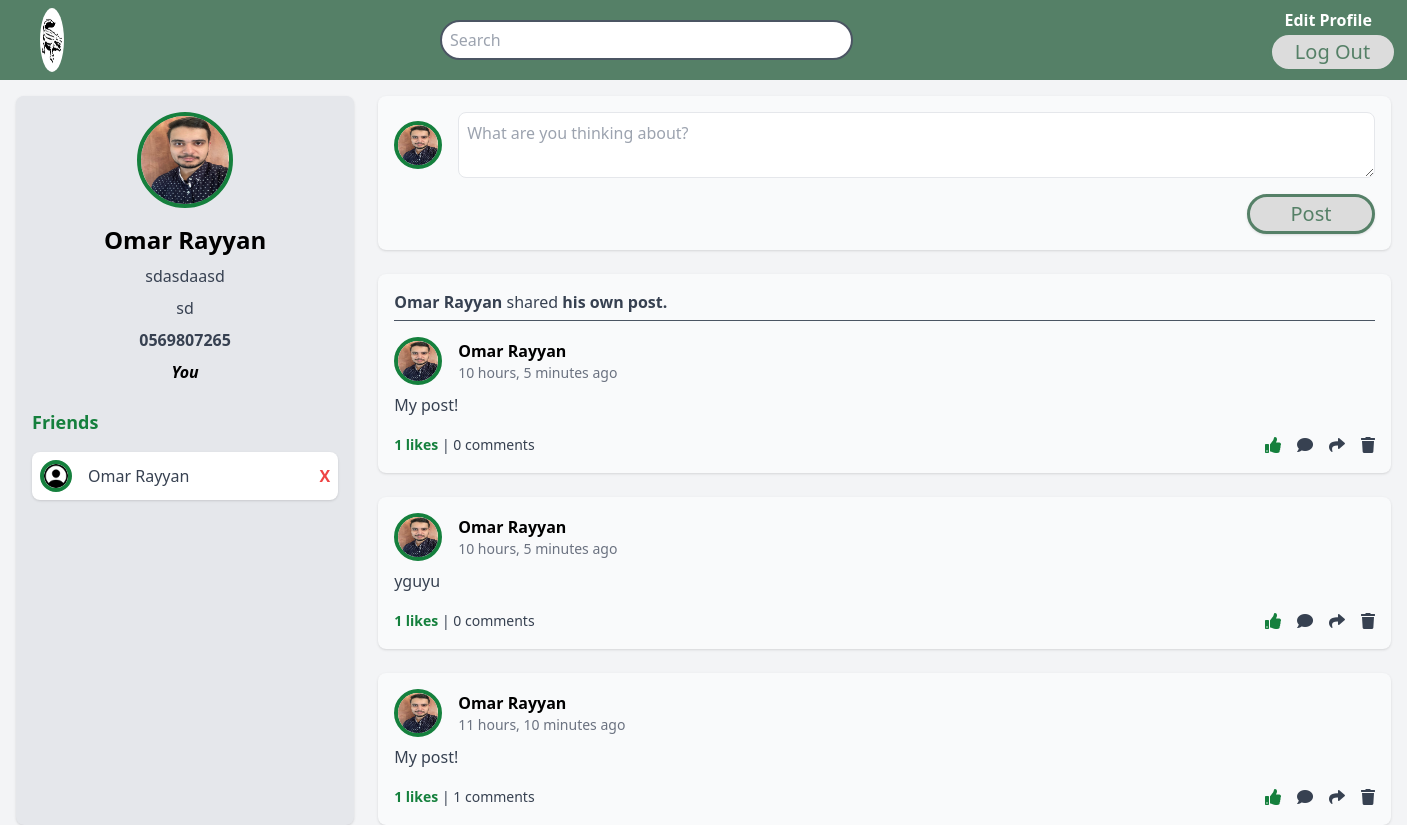
Page /social/profile/2 (signed in) on the earlier database version.
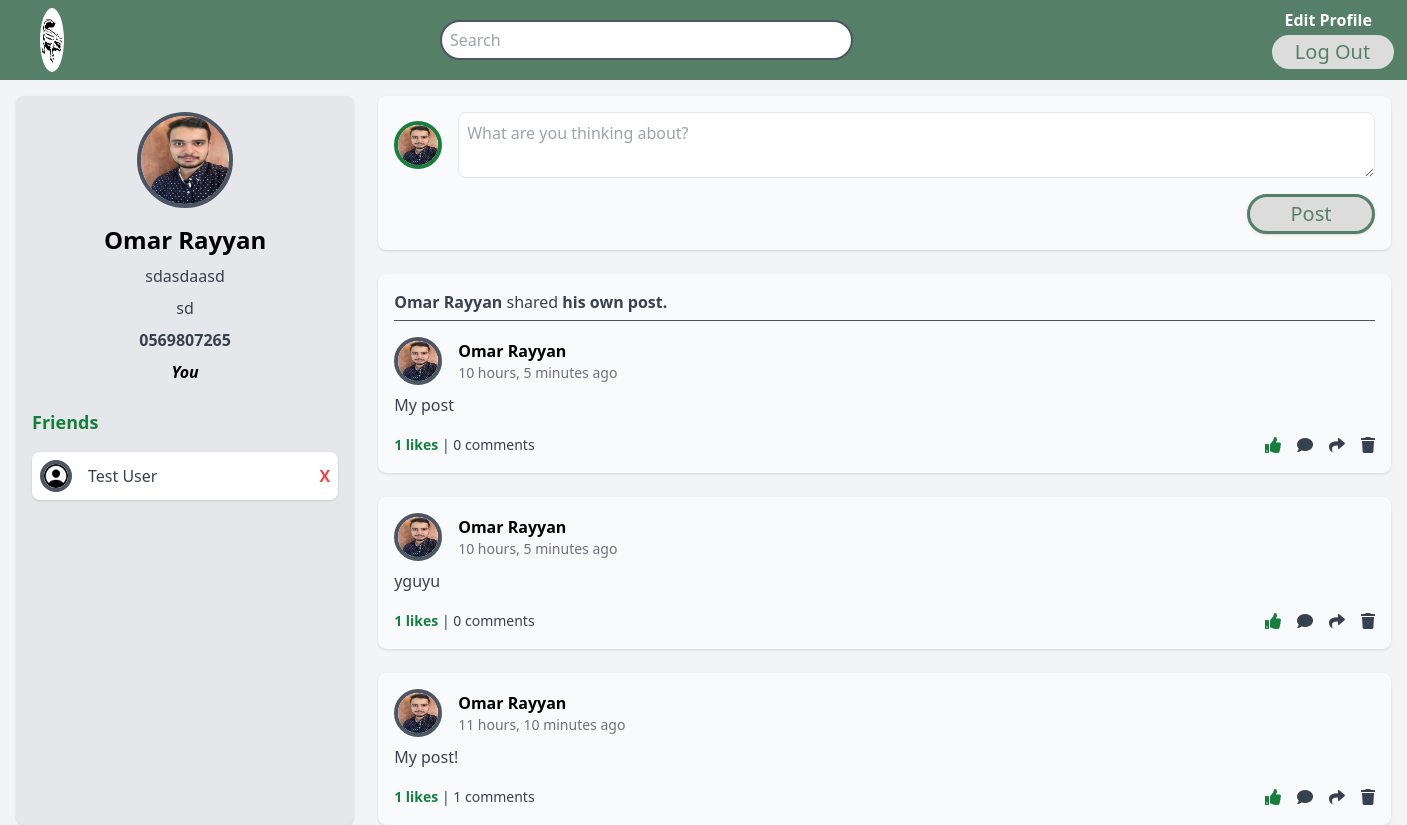
Same page on the later database version.
### users_app/models.py (models this page shows, shortened)
class User(models.Model):
    first_name = models.CharField(max_length=45)
    last_name = models.CharField(max_length=45)
    profile_picture = models.ImageField(upload_to='profile_pics/', default='profile_pics/default.jpg')
    email = models.CharField(max_length=255)
    password = models.CharField(max_length=255)
    date_of_birth = models.DateField()
    gender = models.CharField(max_length=45)
    last_activity = models.DateTimeField(default=datetime.now)
    created_at = models.DateTimeField(auto_now_add=True)
    updated_at = models.DateTimeField(auto_now=True)
    objects = UserManager()
    def full_name(self):
        return f"{self.first_name} {self.last_name}"
    def is_online(self):
        now = timezone.now()
        if self.last_activity > now - timedelta(minutes=5):
            return True
        return False

### social_app/models.py (models this page shows)
class Post(models.Model):
    content = models.TextField()
    creator = models.ForeignKey(User, related_name = "all_posts", on_delete = models.CASCADE)
    shared = models.BooleanField(default=False)
    shared_post_id = models.IntegerField(default=0)
    created_at = models.DateTimeField(auto_now_add=True)
    updated_at = models.DateTimeField(auto_now=True)
    objects = PostsManager()

### social_app/views.py (the view)
# urls.py: path('profile/<int:id>', views.view_profile, name='view_profile'),
def view_profile(request, id):
    if not 'user_id' in request.session:
        messages.error(request, 'You must first login.', extra_tags='login')
        return redirect('/')
    user = User.objects.get_user(id)
    personal_detials = PersonalDetails.objects.get(user=user)
    friends = Friendship.objects.get_user_friends(user)
    is_friends_with_user = Friendship.objects.is_friends_with_user({'user_1': user.id, 'user_2': int(request.session['user_id'])})
    posts = Post.objects.get_user_posts(id)
    posts_with_likes = []
    for post in posts:
        post_data = {
            'post': post,
            'has_liked': Like.objects.has_user_liked_post(post.id, int(request.session['user_id']))
        }
        if post.shared:
            shared_post = Post.objects.filter(id=post.shared_post_id).first()
            if shared_post:
                post_data['shared_post'] = shared_post
        posts_with_likes.append(post_data)
    context = {
        'user': user,
        'posts_with_likes': posts_with_likes,
        'friends': friends,
        'personal_details': personal_detials,
        'is_friends_with_user': is_friends_with_user,
    }
    return render(request, 'view_profile.html', context)

### social_app/models.py (called while the page is built)
    def get_user_posts(self, user_id):
        user = User.objects.get(id=user_id)
        return Post.objects.filter(creator=user).order_by('-created_at')

    def get_user_friends(self, user):
        friendships = Friendship.objects.filter(friend_1=user) | Friendship.objects.filter(friend_2=user)
        friends = []
        for friendship in friendships:
            if friendship.friend_1 != user:
                friends.append(friendship.friend_1)
            if friendship.friend_2 != user:
                friends.append(friendship.friend_2)
        friends = list(set(friends))
        return friends

    def is_friends_with_user(self, data):
        user_1 = User.objects.get(id=data['user_1'])
        user_2 = User.objects.get(id=data['user_2'])
        if user_1 == user_2:
            return 'same_user'
        return True if self.filter(friend_2=user_1, friend_1=user_2).exists() or self.filter(friend_2=user_2, friend_1=user_1).exists() else False

    def has_user_liked_post(self, post_id, user_id):
        return self.filter(post_id=post_id, user_id=user_id).exists()

### users_app/models.py (called while the page is built)
    def get_user(self, id):
        return User.objects.get(id=id)

### social_app/templates/view_profile.html (shortened to what the changed rows need)
<!DOCTYPE html>
<html lang="en">
<head>
    <script src="https://cdn.tailwindcss.com"></script>
    <link rel="stylesheet" href="https://cdnjs.cloudflare.com/ajax/libs/font-awesome/5.15.3/css/all.min.css" />
    {% load custom_filters %}
    {% load static %}
    <link rel="stylesheet" href="{% static 'css/home.css' %}" />
</head>
<body class="bg-gray-100 min-h-screen flex flex-col">
    <main class="flex-grow mt-4 flex px-4 space-x-6">
        <aside class="w-1/4 bg-gray-200 p-4 rounded-lg shadow">
            <div class="text-center">
                <img src="{% if user.profile_picture.url %} {{ user.profile_picture.url }} {% else %} {% static 'imgs/default-profile.png' %} {% endif %}" alt="Profile of user" class="h-24 w-24 mx-auto rounded-full border {% if user.is_online %} border-4 border-green-700 {% else %} border-4 border-gray-600 {% endif %}">
                <h2 class="text-2xl font-bold mt-4">{{ user.first_name }} {{ user.last_name }}</h2>
                <p class="mt-2 text-gray-700">{{ personal_details.bio }}</p>
                <p class="mt-2 text-gray-700">{{ personal_details.workplace }}</p>
                <p class="mt-2 font-semibold text-gray-700">{{ personal_details.phone_number }}</p>
                {% if is_friends_with_user == False %}
                    <form action="{% url 'add_friend' %}" method="post">
                        {% csrf_token %}
                        <input type="hidden" name="friend_id" value="{{ user.id }}">
                        <button class="text-white" id="friendbutton">Add Friend</button>
                    </form>
                {% elif is_friends_with_user == True %}
                    <form action="{% url 'remove_friend' %}" method="post">
                        {% csrf_token %}
                        <input type="hidden" name="friend_id" value="{{ user.id }}">
                        <button class="text-white" id="friendbutton">Remove Friend</button>
                    </form>
                {% else %}
                    <p class="font-bold italic">You</p>
                {% endif %}
            </div>
            <div class="mt-6">
                <div class="space-y-4 mt-4">
                    {% for friend in friends %}
                        <div class="friend-container flex items-center bg-white p-2 rounded-lg shadow">
                            <a href="{% url 'view_profile' friend.id %}"><img src="{% if friend.profile_picture.url %} {{ friend.profile_picture.url }} {% else %} {% static 'imgs/default-profile.png' %} {% endif %}" alt="Profile of user" class="h-8 w-8 rounded-full {% if friend.is_online %} border-4 border-green-700 {% else %} border-4 border-gray-600 {% endif %}"></a>
                            <div class="ml-4 text-gray-700 flex-grow">
                                <a href="{% url 'view_profile' friend.id %}">{{ friend.first_name }} {{ friend.last_name }}</a>
                            </div>
                            {% if user.id == request.session.user_id %}
                                <button class="remove-friend-btn text-red-500 font-bold" data-friend-id="{{ friend.id }}" alt="Remove Friend">X</button>
                            {% endif %}
                        </div>
                    {% empty %}
                        <div class="friend-container flex items-center bg-white p-2 rounded-lg shadow">
                            <p>This user does not have any friends yet.</p>
                        </div>
                    {% endfor %}
                </div>
            </div>
        </aside>
        <section class="w-3/4 space-y-6">
            {% if user.id == request.session.user_id %}
                <form action="{% url 'create_post' %}" method="post">
                    <div class="bg-gray-50 p-4 rounded-lg shadow mb-6">
                    <div class="flex items-center mb-4">
                        <a href="{% url 'view_profile' user.id %}"><img src="{% if user.profile_picture.url %} {{ user.profile_picture.url }} {% else %} {% static 'imgs/default-profile.png' %} {% endif %}" alt="Profile" class="h-12 w-12 rounded-full border-4 border-green-700" /></a>
                        <textarea name='content' placeholder="What are you thinking about?" class="ml-4 flex-grow p-2 border rounded-lg focus:border-green-700 focus:outline-none"></textarea>
                    </div>
                    <div class="text-right">
                        <button class="bg-green-700 text-white px-6 py-0 rounded shadow hover:bg-green-600 transition" id="button">Post</button>
                    </div>
                    </div>
                </form>
            {% endif %}
            {% for item in posts_with_likes %}
            <div class="bg-gray-50 p-4 rounded-lg shadow mb-6 post-container">
            {% if item.post.shared %}
                <p class="text-gray-700 mb-4 border-b pb-[0.7vh] border-gray-600"><span class="font-bold"><a href="{% url 'view_profile' item.post.creator.id %}">{{ item.post.creator.full_name }}</a></span> shared <span class="font-bold">{% if item.post.creator == item.shared_post.creator %} his own post.{% else %} <a href="{% url 'view_profile' item.shared_post.creator.id %}">{{ item.shared_post.creator.full_name }}'s</a></span> post.{% endif %}</p>
                <div class="flex items-center mb-2">
                    <a href="{% url 'view_profile' item.shared_post.creator.id %}"><img src="{{ item.shared_post.creator.profile_picture.url }}" alt="Profile" class="h-12 w-12 rounded-full
                        {% if item.shared_post.creator.is_online %}
                            border-4 border-green-700
                        {% else %}
                            border-4 border-gray-600
                        {% endif %}" /></a>
                {% else %}
            <div class="flex items-center mb-2">
                <a href="{% url 'view_profile' item.post.creator.id %}"><img src="{{ item.post.creator.profile_picture.url }}" alt="Profile" class="h-12 w-12 rounded-full
                        {% if item.post.creator.is_online %}
                            border-4 border-green-700
                        {% else %}
                            border-4 border-gray-600
                        {% endif %}" /></a>
            {% endif %}
                <div class="ml-4">
                    {% if item.post.shared %}
                    <h3 class="font-bold"><a href="{% url 'view_profile' item.shared_post.creator.id %}">{{ item.shared_post.creator.full_name }}</a></h3>
                    {% else %}
                    <h3 class="font-bold"><a href="{% url 'view_profile' item.post.creator.id %}">{{ item.post.creator.full_name }}</a></h3>
                    {% endif %}
                <p class="text-gray-500 text-sm">{{ item.post.created_at|timesince }} ago</p>
                </div>
            </div>
            <p class="text-gray-700 mb-4"><a href="{% url 'view_post' item.post.id %}">{{ item.post.content }}</a></p>
            <div class="flex items-center justify-between text-gray-700">
                <p class="text-sm">
                <span class="font-bold text-green-700 like-count"><a href="{% url 'view_post' item.post.id %}">{{ item.post.likes.count|abbreviate_number }} likes </span> | {{ item.post.comments.count|abbreviate_number }} comments</a>
                </p>
                <div class="flex items-center space-x-4">
                <button class="like-btn {% if item.has_liked %} text-green-700 {% else %} text-gray-700 hover:text-green-700 {% endif %}" data-post-id="{{ item.post.id }}">
                    <i class="fas fa-thumbs-up"></i>
                </button>
                    <button class="text-gray-700 hover:text-green-700"><a href="{% url 'view_post' item.post.id %}"><i class="fas fa-comment"></i></a></button>
                <form action="{% url 'share_post' %}" method="post">
                    <button class="text-gray-700 hover:text-green-700"><i class="fas fa-share"></i></button>
                </form>
                {% if item.post.creator.id == request.session.user_id %}
                    <button class="delete-post-btn text-gray-700 hover:text-red-600" data-post-id="{{ item.post.id }}">
                        <i class="fas fa-trash"></i>
                    </button>
                {% endif %}
                </div>
            </div>
            </div>
            {% empty %}
                <div class="friend-container flex items-center bg-white p-2 rounded-lg shadow">
                    <p>This user does not have any posts yet.</p>
                </div>
            {% endfor %}
        </section>
    </main>
</body>
</html>

Differences in the rows shown:
no longer on this page (row edited): User: profile_picture (placeholder picture), first_name "Omar", last_name "Rayyan"
added User: profile_picture (placeholder picture), first_name "Test", last_name "User"
changed Post: post.content "My post!" → "My post"
